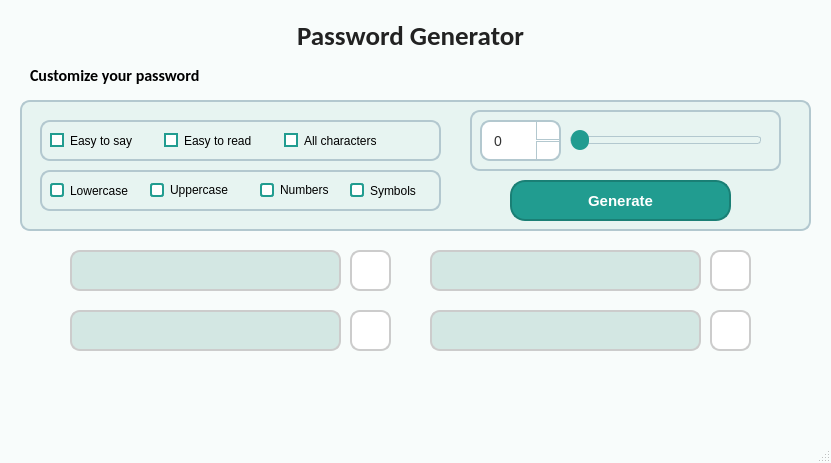
<?xml version="1.0" encoding="UTF-8"?>
<ui version="4.0">
 <class>MainWindow</class>
 <widget class="QMainWindow" name="MainWindow">
  <property name="geometry">
   <rect>
    <x>0</x>
    <y>0</y>
    <width>831</width>
    <height>463</height>
   </rect>
  </property>
  <property name="windowTitle">
   <string>Passsword Generator</string>
  </property>
  <property name="styleSheet">
   <string notr="true">QMainWindow{
	
	background-color:#F8FCFB;
}</string>
  </property>
  <widget class="QWidget" name="centralwidget">
   <widget class="QLabel" name="PasswordGenerator_label">
    <property name="geometry">
     <rect>
      <x>260</x>
      <y>20</y>
      <width>301</width>
      <height>31</height>
     </rect>
    </property>
    <property name="font">
     <font>
      <family>Calibri</family>
      <pointsize>20</pointsize>
      <weight>75</weight>
      <bold>true</bold>
     </font>
    </property>
    <property name="styleSheet">
     <string notr="true">QLabel { 
	color: rgb(34, 34, 34);
	border-bottom-color: rgb(179, 200, 207);
}</string>
    </property>
    <property name="text">
     <string>Password Generator</string>
    </property>
    <property name="alignment">
     <set>Qt::AlignCenter</set>
    </property>
   </widget>
   <widget class="QLabel" name="CustomPass">
    <property name="geometry">
     <rect>
      <x>30</x>
      <y>60</y>
      <width>231</width>
      <height>31</height>
     </rect>
    </property>
    <property name="font">
     <font>
      <family>Calibri</family>
      <pointsize>12</pointsize>
      <weight>75</weight>
      <bold>true</bold>
     </font>
    </property>
    <property name="styleSheet">
     <string notr="true">QLabel{
	rgb(34, 34, 34)
}</string>
    </property>
    <property name="frameShape">
     <enum>QFrame::NoFrame</enum>
    </property>
    <property name="frameShadow">
     <enum>QFrame::Sunken</enum>
    </property>
    <property name="text">
     <string>Customize your password</string>
    </property>
   </widget>
   <widget class="QFrame" name="frame">
    <property name="geometry">
     <rect>
      <x>20</x>
      <y>100</y>
      <width>791</width>
      <height>131</height>
     </rect>
    </property>
    <property name="styleSheet">
     <string notr="true">QFrame {
	background-color: #E7F4F1;
    border-radius: 10px;
    background-color:#E7F4F1;
    border: 2px solid #B3C8CF;
}
</string>
    </property>
    <property name="frameShape">
     <enum>QFrame::Panel</enum>
    </property>
    <property name="frameShadow">
     <enum>QFrame::Raised</enum>
    </property>
    <widget class="QFrame" name="frame_2">
     <property name="geometry">
      <rect>
       <x>20</x>
       <y>20</y>
       <width>401</width>
       <height>41</height>
      </rect>
     </property>
     <property name="styleSheet">
      <string notr="true">QFrame{
	background-color:transparent;
}

</string>
     </property>
     <property name="frameShape">
      <enum>QFrame::Box</enum>
     </property>
     <property name="frameShadow">
      <enum>QFrame::Raised</enum>
     </property>
     <widget class="QRadioButton" name="EasyToSayRB">
      <property name="geometry">
       <rect>
        <x>10</x>
        <y>10</y>
        <width>101</width>
        <height>21</height>
       </rect>
      </property>
      <property name="styleSheet">
       <string notr="true">QRadioButton::indicator {
   border-radius: 8px; 
    border: 2px solid #219C90;
    background-color: #ffffff;
}

QRadioButton::indicator:checked {
    border: 2px solid #219C90;
	background-color: #219C90;
}</string>
      </property>
      <property name="text">
       <string>Easy to say </string>
      </property>
     </widget>
     <widget class="QRadioButton" name="EasyToReadRB">
      <property name="geometry">
       <rect>
        <x>124</x>
        <y>10</y>
        <width>101</width>
        <height>21</height>
       </rect>
      </property>
      <property name="styleSheet">
       <string notr="true">QRadioButton::indicator {
   border-radius: 8px; 
    border: 2px solid #219C90;
    background-color: #ffffff;
}

QRadioButton::indicator:checked {
    border: 2px solid #219C90;
	background-color: #219C90;
}</string>
      </property>
      <property name="text">
       <string>Easy to read </string>
      </property>
     </widget>
     <widget class="QRadioButton" name="AllChaRB">
      <property name="geometry">
       <rect>
        <x>244</x>
        <y>10</y>
        <width>101</width>
        <height>21</height>
       </rect>
      </property>
      <property name="styleSheet">
       <string notr="true">QRadioButton::indicator {
   border-radius: 8px; 
    border: 2px solid #219C90;
    background-color: #ffffff;
}

QRadioButton::indicator:checked {
    border: 2px solid #219C90;
	background-color: #219C90;
}</string>
      </property>
      <property name="text">
       <string>All characters</string>
      </property>
     </widget>
    </widget>
    <widget class="QFrame" name="frame_3">
     <property name="geometry">
      <rect>
       <x>20</x>
       <y>70</y>
       <width>401</width>
       <height>41</height>
      </rect>
     </property>
     <property name="styleSheet">
      <string notr="true">QFrame{
	
	background-color: transparent;
}
</string>
     </property>
     <property name="frameShape">
      <enum>QFrame::Box</enum>
     </property>
     <property name="frameShadow">
      <enum>QFrame::Raised</enum>
     </property>
     <widget class="QCheckBox" name="LowerCaseChB">
      <property name="geometry">
       <rect>
        <x>10</x>
        <y>10</y>
        <width>91</width>
        <height>21</height>
       </rect>
      </property>
      <property name="styleSheet">
       <string notr="true">QCheckBox::indicator {
    border: 2px solid #219C90;
    border-radius: 3px;
    background-color: #ffffff;
}

QCheckBox::indicator:checked {
	 background-color:  #219C90;
    border: 2px solid #219C90;
}

QCheckBox::indicator:checked:hover {
   
    border: 2px solid  #219C90;
}</string>
      </property>
      <property name="text">
       <string>Lowercase</string>
      </property>
     </widget>
     <widget class="QCheckBox" name="UpperCaseChB">
      <property name="geometry">
       <rect>
        <x>110</x>
        <y>10</y>
        <width>91</width>
        <height>20</height>
       </rect>
      </property>
      <property name="styleSheet">
       <string notr="true">QCheckBox::indicator {
    border: 2px solid #219C90;
    border-radius: 3px;
    background-color: #ffffff;
}

QCheckBox::indicator:checked {
	 background-color:  #219C90;
    border: 2px solid #219C90;
}

QCheckBox::indicator:checked:hover {
   
    border: 2px solid  #219C90;
}</string>
      </property>
      <property name="text">
       <string>Uppercase</string>
      </property>
     </widget>
     <widget class="QCheckBox" name="NumberChB">
      <property name="geometry">
       <rect>
        <x>220</x>
        <y>10</y>
        <width>81</width>
        <height>20</height>
       </rect>
      </property>
      <property name="styleSheet">
       <string notr="true">QCheckBox::indicator {
    border: 2px solid #219C90;
    border-radius: 3px;
    background-color: #ffffff;
}

QCheckBox::indicator:checked {
	 background-color:  #219C90;
    border: 2px solid #219C90;
}

QCheckBox::indicator:checked:hover {
   
    border: 2px solid  #219C90;
}</string>
      </property>
      <property name="text">
       <string>Numbers</string>
      </property>
     </widget>
     <widget class="QCheckBox" name="SymbolChB">
      <property name="geometry">
       <rect>
        <x>310</x>
        <y>10</y>
        <width>81</width>
        <height>21</height>
       </rect>
      </property>
      <property name="styleSheet">
       <string notr="true">QCheckBox::indicator {
    border: 2px solid #219C90;
    border-radius: 3px;
    background-color: #ffffff;
}

QCheckBox::indicator:checked {
	 background-color:  #219C90;
    border: 2px solid #219C90;
}

QCheckBox::indicator:checked:hover {
   
    border: 2px solid  #219C90;
}</string>
      </property>
      <property name="text">
       <string>Symbols</string>
      </property>
     </widget>
    </widget>
    <widget class="QFrame" name="frame_4">
     <property name="geometry">
      <rect>
       <x>450</x>
       <y>10</y>
       <width>311</width>
       <height>61</height>
      </rect>
     </property>
     <property name="whatsThis">
      <string>&lt;html&gt;&lt;head/&gt;&lt;body&gt;&lt;p align=&quot;center&quot;&gt;Password Length&lt;/p&gt;&lt;/body&gt;&lt;/html&gt;</string>
     </property>
     <property name="styleSheet">
      <string notr="true">QFrame{
	
	background-color:#E7F4F1;
}</string>
     </property>
     <property name="frameShape">
      <enum>QFrame::Box</enum>
     </property>
     <property name="frameShadow">
      <enum>QFrame::Raised</enum>
     </property>
     <widget class="QSpinBox" name="spinBox">
      <property name="geometry">
       <rect>
        <x>10</x>
        <y>10</y>
        <width>81</width>
        <height>41</height>
       </rect>
      </property>
      <property name="font">
       <font>
        <pointsize>-1</pointsize>
       </font>
      </property>
      <property name="styleSheet">
       <string notr="true">QSpinBox {
    border: 2px solid #B3C8CF;
    border-radius: 10px;
    padding: 8px;
    padding-left: 10px;
    padding-right: 20px;
    background-color: #ffffff;
    font-size: 14px;
    color: #333333;
    selection-background-color: #0078d7;
    selection-color: white;
}

QSpinBox:hover {
    border: 2px solid #B3C8CF;
}

QSpinBox:focus {
    border: 2px solid #B3C8CF;
    background-color: #f0f7ff;
}

QSpinBox::up-button, QSpinBox::down-button {
    border: none;
    background-color: transparent;
    width: 24px;
}

QSpinBox::up-button {
    subcontrol-origin: border;
    subcontrol-position: top right;
    border-left: 1px solid #B3C8CF;
    border-bottom: 1px solid #B3C8CF;
    border-top-right-radius: 19px;
}

QSpinBox::down-button {
    subcontrol-origin: border;
    subcontrol-position: bottom right;
    border-left: 1px solid #B3C8CF;
    border-top: 1px solid #B3C8CF;
    border-bottom-right-radius: 19px;
}</string>
      </property>
     </widget>
     <widget class="QSlider" name="horizontalSlider">
      <property name="geometry">
       <rect>
        <x>100</x>
        <y>20</y>
        <width>191</width>
        <height>21</height>
       </rect>
      </property>
      <property name="styleSheet">
       <string notr="true">QSlider::groove:horizontal {
    border: 1px solid #B3C8CF;      /* خط اصلی */
    height: 6px;                    /* ضخامت خط */
    background: #E7F4F1;            /* رنگ پس‌زمینه خط */
    border-radius: 3px;             /* گرد کردن خط */
}

QSlider::handle:horizontal {
    background: #219C90;            /* رنگ دایره */
    width: 18px;                    /* قطر دایره */
    height: 18px;
    margin: -7px 0;                 /* قرارگیری دقیق روی خط */
    border-radius: 9px;             /* نصف width = دایره کامل */
}
</string>
      </property>
      <property name="orientation">
       <enum>Qt::Horizontal</enum>
      </property>
     </widget>
    </widget>
    <widget class="QPushButton" name="GenerateButton">
     <property name="geometry">
      <rect>
       <x>490</x>
       <y>80</y>
       <width>221</width>
       <height>41</height>
      </rect>
     </property>
     <property name="font">
      <font>
       <pointsize>11</pointsize>
       <weight>75</weight>
       <bold>true</bold>
      </font>
     </property>
     <property name="styleSheet">
      <string notr="true">QPushButton{
	border-radius: 15px;
    background-color: #219C90;
    border: 2px solid #1A7F75;
}

QPushButton {
    color: rgb(255, 255, 255);
}</string>
     </property>
     <property name="text">
      <string>Generate</string>
     </property>
     <property name="icon">
      <iconset>
       <normaloff>../GUI/PyQt5/images/icons/bonus/icons-24/gear.png</normaloff>../GUI/PyQt5/images/icons/bonus/icons-24/gear.png</iconset>
     </property>
    </widget>
   </widget>
   <widget class="QLabel" name="Password_2">
    <property name="geometry">
     <rect>
      <x>430</x>
      <y>250</y>
      <width>271</width>
      <height>41</height>
     </rect>
    </property>
    <property name="font">
     <font>
      <pointsize>10</pointsize>
     </font>
    </property>
    <property name="styleSheet">
     <string notr="true">QFrame {
	background-color:#D3E7E3;
    border-radius: 10px;
    background-color: #D3E7E3;
    border: 2px solid #cccccc;
}</string>
    </property>
    <property name="frameShape">
     <enum>QFrame::StyledPanel</enum>
    </property>
    <property name="frameShadow">
     <enum>QFrame::Sunken</enum>
    </property>
    <property name="text">
     <string/>
    </property>
   </widget>
   <widget class="QLabel" name="Password_4">
    <property name="geometry">
     <rect>
      <x>430</x>
      <y>310</y>
      <width>271</width>
      <height>41</height>
     </rect>
    </property>
    <property name="font">
     <font>
      <pointsize>10</pointsize>
     </font>
    </property>
    <property name="styleSheet">
     <string notr="true">QFrame {
	background-color: #D3E7E3;
    border-radius: 10px;
    background-color:#D3E7E3;
    border: 2px solid #cccccc;
}</string>
    </property>
    <property name="frameShape">
     <enum>QFrame::StyledPanel</enum>
    </property>
    <property name="frameShadow">
     <enum>QFrame::Sunken</enum>
    </property>
    <property name="text">
     <string/>
    </property>
   </widget>
   <widget class="QPushButton" name="Copy_1">
    <property name="geometry">
     <rect>
      <x>350</x>
      <y>250</y>
      <width>41</width>
      <height>41</height>
     </rect>
    </property>
    <property name="styleSheet">
     <string notr="true">QPushButton {
	background-color:#ffffff;
    border-radius: 10px;
    background-color: #ffffff;
    border: 2px solid #cccccc;
}
QPushButton:hover {
    border: 2px solid #219C90;
}

QPushButton:pressed {
    border: 2px solid #219C90;
    box-shadow: 0 0 10px rgba(52, 152, 219, 0.8);
}
</string>
    </property>
    <property name="text">
     <string/>
    </property>
    <property name="icon">
     <iconset>
      <normaloff>C:/Users/mahrayan/Desktop/Screenshot_30-8-2025_23329_passgenerator.com.jpeg</normaloff>C:/Users/mahrayan/Desktop/Screenshot_30-8-2025_23329_passgenerator.com.jpeg</iconset>
    </property>
    <property name="iconSize">
     <size>
      <width>41</width>
      <height>41</height>
     </size>
    </property>
   </widget>
   <widget class="QLabel" name="Password_3">
    <property name="geometry">
     <rect>
      <x>70</x>
      <y>310</y>
      <width>271</width>
      <height>41</height>
     </rect>
    </property>
    <property name="font">
     <font>
      <pointsize>10</pointsize>
     </font>
    </property>
    <property name="styleSheet">
     <string notr="true">QFrame {
	background-color: #D3E7E3;
    border-radius: 10px;
    background-color: #D3E7E3;
    border: 2px solid #cccccc;
}</string>
    </property>
    <property name="frameShape">
     <enum>QFrame::StyledPanel</enum>
    </property>
    <property name="frameShadow">
     <enum>QFrame::Sunken</enum>
    </property>
    <property name="text">
     <string/>
    </property>
   </widget>
   <widget class="QLabel" name="Password_1">
    <property name="geometry">
     <rect>
      <x>70</x>
      <y>250</y>
      <width>271</width>
      <height>41</height>
     </rect>
    </property>
    <property name="font">
     <font>
      <pointsize>10</pointsize>
     </font>
    </property>
    <property name="styleSheet">
     <string notr="true">QFrame {
	background-color:#D3E7E3;
    border-radius: 10px;
    background-color:#D3E7E3;
    border: 2px solid #cccccc;
}</string>
    </property>
    <property name="frameShape">
     <enum>QFrame::StyledPanel</enum>
    </property>
    <property name="frameShadow">
     <enum>QFrame::Sunken</enum>
    </property>
    <property name="text">
     <string/>
    </property>
   </widget>
   <widget class="QPushButton" name="Copy_3">
    <property name="geometry">
     <rect>
      <x>350</x>
      <y>310</y>
      <width>41</width>
      <height>41</height>
     </rect>
    </property>
    <property name="styleSheet">
     <string notr="true">QPushButton {
	background-color:#ffffff;
    border-radius: 10px;
    background-color: #ffffff;
    border: 2px solid #cccccc;
}
QPushButton:hover {
    border: 2px solid #219C90;
}

QPushButton:pressed {
    border: 2px solid #219C90;
    box-shadow: 0 0 10px rgba(52, 152, 219, 0.8);
}</string>
    </property>
    <property name="text">
     <string/>
    </property>
    <property name="icon">
     <iconset>
      <normaloff>C:/Users/mahrayan/Desktop/Screenshot_30-8-2025_23329_passgenerator.com.jpeg</normaloff>C:/Users/mahrayan/Desktop/Screenshot_30-8-2025_23329_passgenerator.com.jpeg</iconset>
    </property>
    <property name="iconSize">
     <size>
      <width>41</width>
      <height>41</height>
     </size>
    </property>
   </widget>
   <widget class="QPushButton" name="Copy_2">
    <property name="geometry">
     <rect>
      <x>710</x>
      <y>250</y>
      <width>41</width>
      <height>41</height>
     </rect>
    </property>
    <property name="styleSheet">
     <string notr="true">QPushButton {
	background-color:#ffffff;
    border-radius: 10px;
    background-color: #ffffff;
    border: 2px solid #cccccc;
}
QPushButton:hover {
    border: 2px solid #219C90;
}

QPushButton:pressed {
    border: 2px solid #219C90;
    box-shadow: 0 0 10px rgba(52, 152, 219, 0.8);
}
</string>
    </property>
    <property name="text">
     <string/>
    </property>
    <property name="icon">
     <iconset>
      <normaloff>C:/Users/mahrayan/Desktop/Screenshot_30-8-2025_23329_passgenerator.com.jpeg</normaloff>C:/Users/mahrayan/Desktop/Screenshot_30-8-2025_23329_passgenerator.com.jpeg</iconset>
    </property>
    <property name="iconSize">
     <size>
      <width>41</width>
      <height>41</height>
     </size>
    </property>
   </widget>
   <widget class="QPushButton" name="Copy_4">
    <property name="geometry">
     <rect>
      <x>710</x>
      <y>310</y>
      <width>41</width>
      <height>41</height>
     </rect>
    </property>
    <property name="styleSheet">
     <string notr="true">QPushButton {
	background-color:#ffffff;
    border-radius: 10px;
    background-color: #ffffff;
    border: 2px solid #cccccc;
}
QPushButton:hover {
    border: 2px solid #219C90;
}

QPushButton:pressed {
    border: 2px solid #219C90;
    box-shadow: 0 0 10px rgba(52, 152, 219, 0.8);
}</string>
    </property>
    <property name="text">
     <string/>
    </property>
    <property name="icon">
     <iconset>
      <normaloff>C:/Users/mahrayan/Desktop/Screenshot_30-8-2025_23329_passgenerator.com.jpeg</normaloff>C:/Users/mahrayan/Desktop/Screenshot_30-8-2025_23329_passgenerator.com.jpeg</iconset>
    </property>
    <property name="iconSize">
     <size>
      <width>41</width>
      <height>41</height>
     </size>
    </property>
   </widget>
   <zorder>PasswordGenerator_label</zorder>
   <zorder>CustomPass</zorder>
   <zorder>frame</zorder>
   <zorder>Password_2</zorder>
   <zorder>Password_4</zorder>
   <zorder>Password_3</zorder>
   <zorder>Password_1</zorder>
   <zorder>Copy_1</zorder>
   <zorder>Copy_3</zorder>
   <zorder>Copy_2</zorder>
   <zorder>Copy_4</zorder>
  </widget>
  <widget class="QMenuBar" name="menubar">
   <property name="geometry">
    <rect>
     <x>0</x>
     <y>0</y>
     <width>831</width>
     <height>26</height>
    </rect>
   </property>
  </widget>
  <widget class="QStatusBar" name="statusbar"/>
 </widget>
 <resources/>
 <connections/>
</ui>
